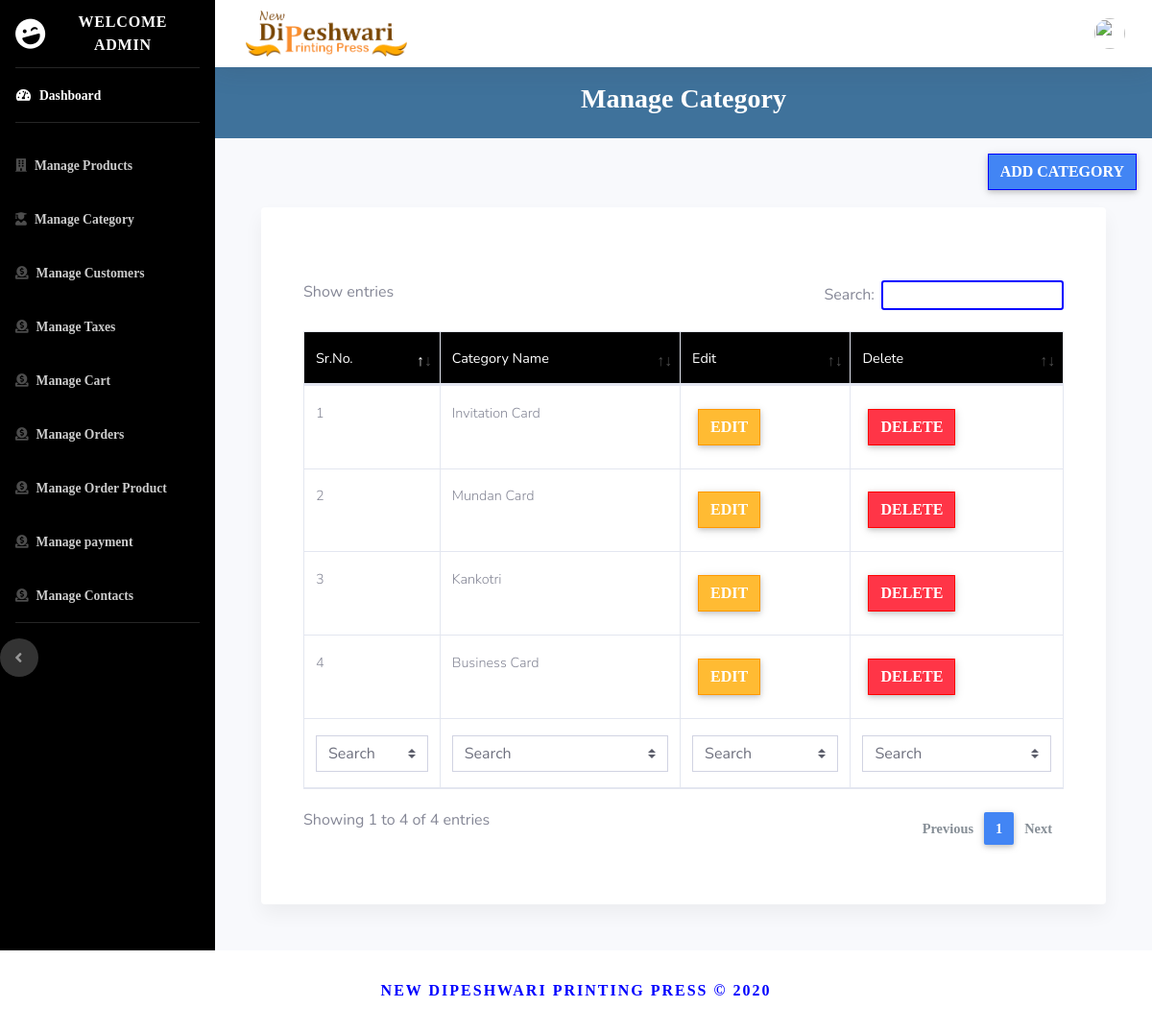
/admin/manage_category.php (signed in), run on the app's committed database.
### tables this page shows
CREATE TABLE `category` (
  `categoryId` int(10) NOT NULL,
  `name` varchar(50) DEFAULT NULL,
  `insertDate` date DEFAULT NULL,
  `updateDate` date DEFAULT NULL
);

### admin/manage_category.php (the view, shortened to what this page needs)
<?php
include 'templates/header.php';
include 'templates/navigation.php';
include 'common/database.php';
?>
<div class="d-flex align-items-center py-3 unique-color">
        <div class="container  text-center ">
          <h3 class="text-white">Manage Category</h3>
        </div>
</div>
<div class="cntainer">
<button data-toggle="modal" data-target="#AddCategory" class="btn btn-primary float-right m-3">Add Category</button> <br>
</div>
        <div class="card  mb-4 m-5">
            <div class="card-body">
                <div class="table-responsive">
                    <div id="dataTable_wrapper"  class="dataTables_wrapper dt-bootstrap4">
<div class="container">
      <section class="mt-5 mb-4">
      <table id="dt-filter-select" class="table table-bordered " cellspacing="0" width="100%">
  <thead class="black white-text">
    <tr>
    <th>Sr.No.</th>
    <th>Category Name</th>
      <th class="">Edit</th>
      <th class="">Delete</th>
    </tr>
  </thead>
  <tbody>
  <?php
                $res = mysqli_query($link, "select * from category");
                $srNo = 1;
                while ($row = mysqli_fetch_array($res)) {
                ?>
                    <tr>
                        <td> <?php echo $srNo++; ?></td>
                        <td> <?php echo $row['name']; ?></td>
                        <td> <?php echo " <button data-toggle='modal' data-target='#EditCategory" . $row['categoryId'] . "'  data-id='" . $row['categoryId'] . "' class='btn btn-warning'> Edit </button>"; ?> </td>
                        <td> <?php echo " <button data-toggle='modal' data-target='#DeleteCategory" . $row['categoryId'] . "'  data-id='" . $row['categoryId'] . "' class='btn btn-danger'> Delete </button>"; ?> </td>
                    </tr>
                <?php
                }
                ?>
            </tbody>
  <tfoot>
    <tr>
    <th>Sr.No.</th>
    <th>Category Name</th>
    <th> </th>
    <th> </th>
    </tr>
  </tfoot>
</table>
      </section>
    </div>
    </div>
          </div>
                </div>
                </div>
                <?php
include 'templates/navigation_end.php';
include 'templates/footer.php';
?>

### assets/css/style.css (style rules this page uses)
.btn,button,a,a > span, footer span,h1,h2,h3,h4,h5,h6,.h1,.h2,.h3,.h4,.h5,.h6 { font-family: 'Product Sans'!important; font-weight: 900!important; }

### admin/templates/header.php (style rules this page uses)
.card { box-shadow: 0 10px 20px 0 rgba(0,0,0,0.05)!important; border:0px!important; border-radius: .25rem!important; }

### data on the page
category: name "Invitation Card"
category: name "Mundan Card"
category: name "Kankotri"
category: name "Business Card"
